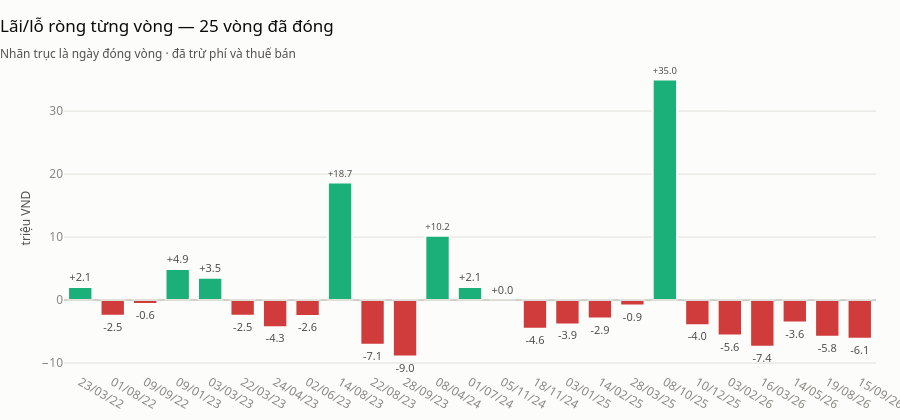

The code cell stored with this chart in its notebook:
### Markdown cell above
## 7 · Phân phối lãi/lỗ từng vòng

### Code cell
ve_vong = vong.assign(
    nhan=lambda d: d["dong"].dt.strftime("%d/%m/%y"),
    trieu=lambda d: d["lai_rong"] / 1e6,
)
thanh_doi_mau(
    ve_vong,
    x="nhan",
    y="trieu",
    tieu_de=f"Lãi/lỗ ròng từng vòng — {len(vong)} vòng đã đóng",
    phu_de="Nhãn trục là ngày đóng vòng · đã trừ phí và thuế bán",
    nhan_y="triệu VND",
    dinh_dang_nhan="{:+.1f}",
)

### Figure 1 — Plotly figure (JSON) as saved in the notebook; plotly's stock layout.template omitted (floating-point values rounded to 4 significant figures)
{"data": [{"cliponaxis": false, "hovertemplate": "%{x}<br>%{y:,.2f}<extra></extra>", "marker": {"color": ["#1baf7a", "#d03b3b", "#d03b3b", "#1baf7a", "#1baf7a", "#d03b3b", "#d03b3b", "#d03b3b", "#1baf7a", "#d03b3b", "#d03b3b", "#1baf7a", "#1baf7a", "#1baf7a", "#d03b3b", "#d03b3b", "#d03b3b", "#d03b3b", "#1baf7a", "#d03b3b", "#d03b3b", "#d03b3b", "#d03b3b", "#d03b3b", "#d03b3b"], "line": {"color": "#fcfcfb", "width": 2}}, "text": ["+2.1", "-2.5", "-0.6", "+4.9", "+3.5", "-2.5", "-4.3", "-2.6", "+18.7", "-7.1", "-9.0", "+10.2", "+2.1", "+0.0", "-4.6", "-3.9", "-2.9", "-0.9", "+35.0", "-4.0", "-5.6", "-7.4", "-3.6", "-5.8", "-6.1"], "textfont": {"color": "#52514e", "size": 11}, "textposition": "outside", "type": "bar", "x": ["23/03/22", "01/08/22", "09/09/22", "09/01/23", "03/03/23", "22/03/23", "24/04/23", "02/06/23", "14/08/23", "22/08/23", "28/09/23", "08/04/24", "01/07/24", "05/11/24", "18/11/24", "03/01/25", "14/02/25", "28/03/25", "08/10/25", "10/12/25", "03/02/26", "16/03/26", "14/05/26", "19/08/26", "15/09/26"], "y": [2.057, -2.491, -0.6193, 4.931, 3.537, -2.492, -4.331, -2.551, 18.66, -7.091, -8.98, 10.19, 2.073, 0.01012, -4.55, -3.876, -2.932, -0.8825, 35.03, -3.984, -5.634, -7.414, -3.566, -5.812, -6.145]}], "layout": {"bargap": 0.25, "height": 420, "shapes": [{"line": {"color": "#c3c2b7", "width": 1}, "type": "line", "x0": 0, "x1": 1, "xref": "x domain", "y0": 0, "y1": 0, "yref": "y"}], "showlegend": false, "title": {"text": "Lãi/lỗ ròng từng vòng — 25 vòng đã đóng<br><sub style='color:#52514e'>Nhãn trục là ngày đóng vòng · đã trừ phí và thuế bán</sub>"}, "yaxis": {"title": {"text": "triệu VND"}}}}
